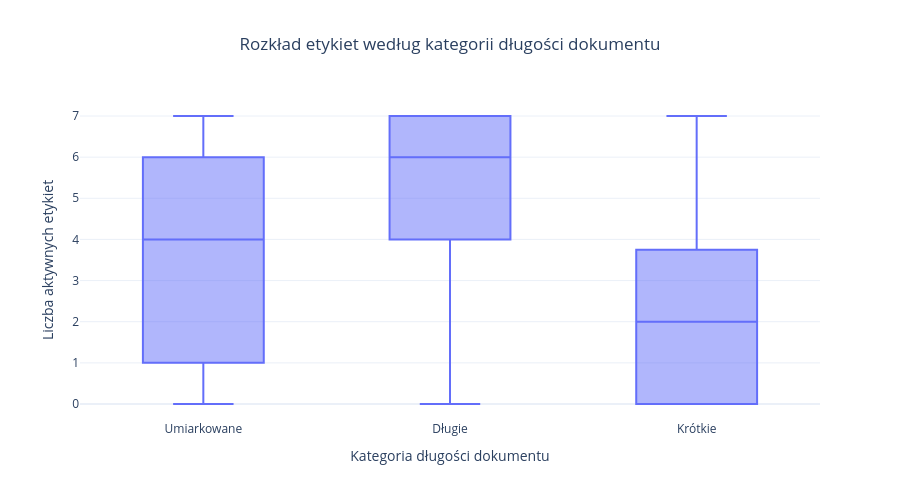

This figure's notebook cell:
### Code cell
# Wykres pudełkowy: Rozkład etykiet według kategorii długości dokumentu
fig_box = px.box(
    doc_df,
    x='length_category',
    y='total_labels',
    title='Rozkład etykiet według kategorii długości dokumentu',
    labels={
    'length_category': 'Kategoria długości dokumentu',
    'total_labels': 'Liczba aktywnych etykiet'
    }
)

fig_box.update_layout(height=500, title_x=0.5)
fig_box.show()

### Figure 1 — Plotly figure (JSON) as saved in the notebook; plotly's stock layout.template omitted (floating-point values rounded to 4 significant figures; data arrays with more than 128 entries replaced by an {"elided": "..."} marker saying what was removed)
{"data": [{"alignmentgroup": "True", "hovertemplate": "Kategoria długości dokumentu=%{x}<br>Liczba aktywnych etykiet=%{y}<extra></extra>", "legendgroup": "", "marker": {"color": "#636efa"}, "name": "", "notched": false, "offsetgroup": "", "orientation": "v", "showlegend": false, "type": "box", "x": {"elided": "393 str values"}, "x0": " ", "xaxis": "x", "y": {"elided": "393 int values"}, "y0": " ", "yaxis": "y"}], "layout": {"boxmode": "group", "height": 500, "legend": {"tracegroupgap": 0}, "title": {"text": "Rozkład etykiet według kategorii długości dokumentu", "x": 0.5}, "xaxis": {"anchor": "y", "domain": [0, 1], "title": {"text": "Kategoria długości dokumentu"}}, "yaxis": {"anchor": "x", "domain": [0, 1], "title": {"text": "Liczba aktywnych etykiet"}}}}
